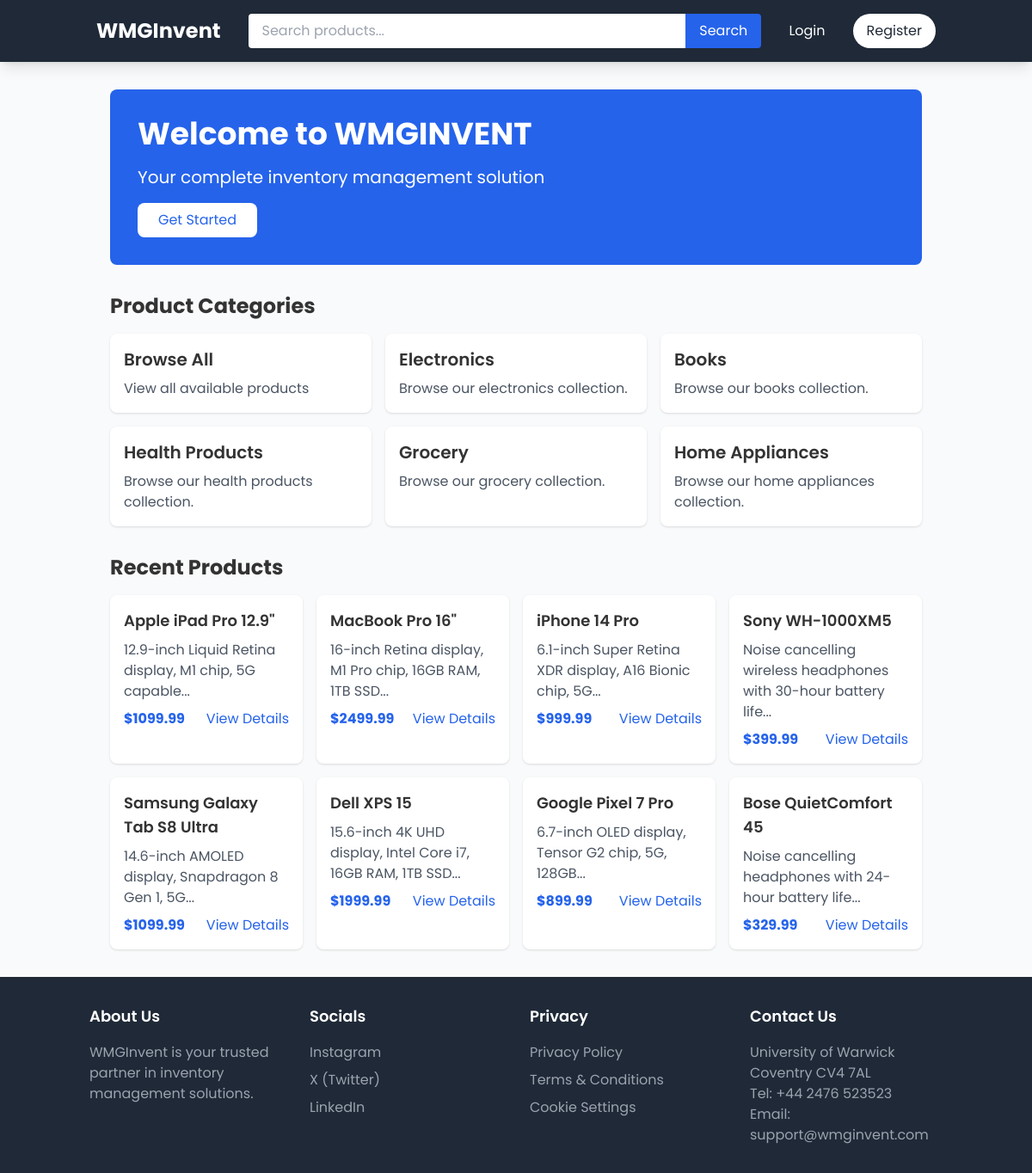
The page / on the database its author committed.
### app/models/category.py (models this page shows, shortened)
class Category(db.Model):
    id = db.Column(db.Integer, primary_key=True)
    name = db.Column(db.String(64), unique=True, nullable=False)
    description = db.Column(db.Text)
    products = db.relationship('Product', backref='category', lazy='dynamic')
    created_at = db.Column(db.DateTime, default=datetime.utcnow)

### app/models/product.py (models this page shows, shortened)
class Product(db.Model):
    id = db.Column(db.Integer, primary_key=True)
    name = db.Column(db.String(128), nullable=False)                     # Product name (required)
    description = db.Column(db.Text)                                     # Product description
    price = db.Column(db.Float, nullable=False)                          # Product price (required)
    stock_level = db.Column(db.Integer, default=0)                       # Current inventory count
    min_stock_level = db.Column(db.Integer, default=10)                  # Threshold for reordering
    category_id = db.Column(db.Integer, db.ForeignKey('category.id'), nullable=False)  # Product category
    image_url = db.Column(db.String(512))                                # For storing direct image URLs
    created_at = db.Column(db.DateTime, default=datetime.utcnow)         # Creation timestamp
    updated_at = db.Column(db.DateTime, default=datetime.utcnow, onupdate=datetime.utcnow)  # Last update

### app/routes/main.py (the view)
@bp.route('/')
def index():
    products = Product.query.order_by(Product.created_at.desc()).limit(10).all()
    categories = Category.query.all()
    return render_template('main/index.html', products=products, categories=categories)

### app/__init__.py (called while the page is built)
def create_app(config_class=Config):
    app = Flask(__name__)  # Use built-in static folder in app/static
    app.config.from_object(config_class)
    db.init_app(app)
    login_manager.init_app(app)
    migrate.init_app(app, db)
    csrf.init_app(app)
    login_manager.login_view = 'auth.login'
    login_manager.login_message_category = 'info'
    from app.models.category import Category
    @app.context_processor
    def inject_categories():
        return dict(categories=Category.query.all())
    from app.routes import auth, main, products, admin, orders, reorders
    app.register_blueprint(auth.bp)
    app.register_blueprint(main.bp)
    app.register_blueprint(products.bp)
    app.register_blueprint(admin.bp)
    app.register_blueprint(orders.bp)
    app.register_blueprint(reorders.bp)
    print(f"Static folder path: {app.static_folder}")
    return app

### app/templates/main/index.html (shortened to what this page needs)
{% extends "base.html" %}
{% block content %}
<div class="container mx-auto px-4">
    <div class="bg-blue-600 text-white rounded-lg p-8 mb-8">
        <h1 class="text-4xl font-bold mb-4">Welcome to WMGINVENT</h1>
        <p class="text-xl mb-4">Your complete inventory management solution</p>
        {% if not current_user.is_authenticated %}
            <a href="{{ url_for('auth.register') }}" class="bg-white text-blue-600 px-6 py-2 rounded-lg inline-block hover:bg-gray-100">
                Get Started
            </a>
        {% endif %}
    </div>
    <div class="mb-8">
        <h2 class="text-2xl font-bold mb-4">Product Categories</h2>
        <div class="grid grid-cols-1 md:grid-cols-3 gap-4">
            <a href="{{ url_for('products.index') }}"
               class="bg-white p-4 rounded-lg shadow hover:shadow-lg transition-shadow">
                <h3 class="text-xl font-semibold mb-2">Browse All</h3>
                <p class="text-gray-600">View all available products</p>
            </a>
            {% for category in categories %}
            <a href="{{ url_for('products.index', category_id=category.id) }}"
               class="bg-white p-4 rounded-lg shadow hover:shadow-lg transition-shadow">
                <h3 class="text-xl font-semibold mb-2">{{ category.name }}</h3>
                <p class="text-gray-600">Browse our {{ category.name|lower }} collection.</p>
            </a>
            {% endfor %}
        </div>
    </div>
    <div>
        <h2 class="text-2xl font-bold mb-4">Recent Products</h2>
        <div class="grid grid-cols-1 md:grid-cols-4 gap-4">
            {% for product in products %}
            <div class="bg-white p-4 rounded-lg shadow">
                <h3 class="text-lg font-semibold mb-2">{{ product.name }}</h3>
                <p class="text-gray-600 mb-2">{{ product.description[:100] }}...</p>
                <div class="flex justify-between items-center">
                    <span class="text-blue-600 font-bold">${{ "%.2f"|format(product.price) }}</span>
                    <a href="{{ url_for('products.detail', id=product.id) }}"
                       class="text-blue-600 hover:underline">View Details</a>
                </div>
            </div>
            {% endfor %}
        </div>
    </div>
</div>
{% endblock %}

### app/static/css/style.css (style rules this page uses)
body { font-family: 'Poppins', sans-serif; line-height: 1.6; color: #333; background-color: #f5f5f5; }

### rows shown on the page
Category: name "Electronics", name "electronics"
Category: name "Books", name "books"
Category: name "Health Products", name "health products"
Category: name "Grocery", name "grocery"
Category: name "Home Appliances", name "home appliances"
Product: name "Apple iPad Pro 12.9\"", description "12.9-inch Liquid Retina display, M1 chip, 5G capable", price "1099.99"
Product: name "MacBook Pro 16\"", description "16-inch Retina display, M1 Pro chip, 16GB RAM, 1TB SSD", price "2499.99"
Product: name "iPhone 14 Pro", description "6.1-inch Super Retina XDR display, A16 Bionic chip, 5G", price "999.99"
Product: name "Sony WH-1000XM5", description "Noise cancelling wireless headphones with 30-hour battery life", price "399.99"
Product: name "Samsung Galaxy Tab S8 Ultra", description "14.6-inch AMOLED display, Snapdragon 8 Gen 1, 5G", price "1099.99"
Product: name "Dell XPS 15", description "15.6-inch 4K UHD display, Intel Core i7, 16GB RAM, 1TB SSD", price "1999.99"
Product: name "Google Pixel 7 Pro", description "6.7-inch OLED display, Tensor G2 chip, 5G, 128GB", price "899.99"
Product: name "Bose QuietComfort 45", description "Noise cancelling headphones with 24-hour battery life", price "329.99"
